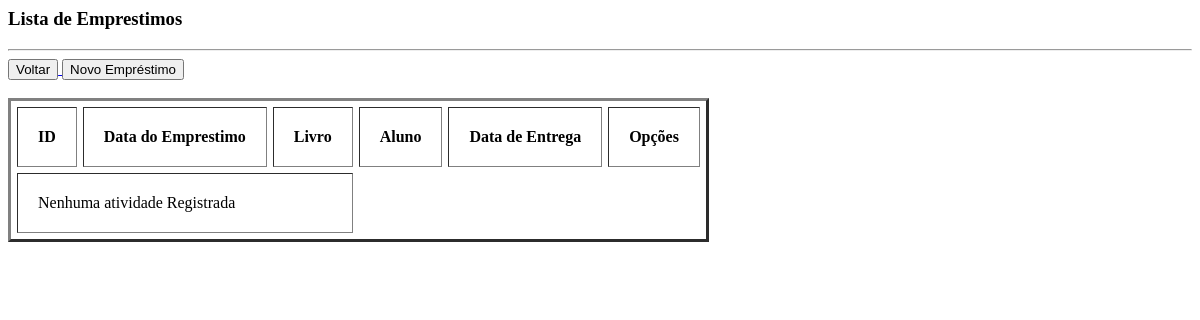
The app's page /emprestimo/listar-emprestimos/ (signed in), older data.
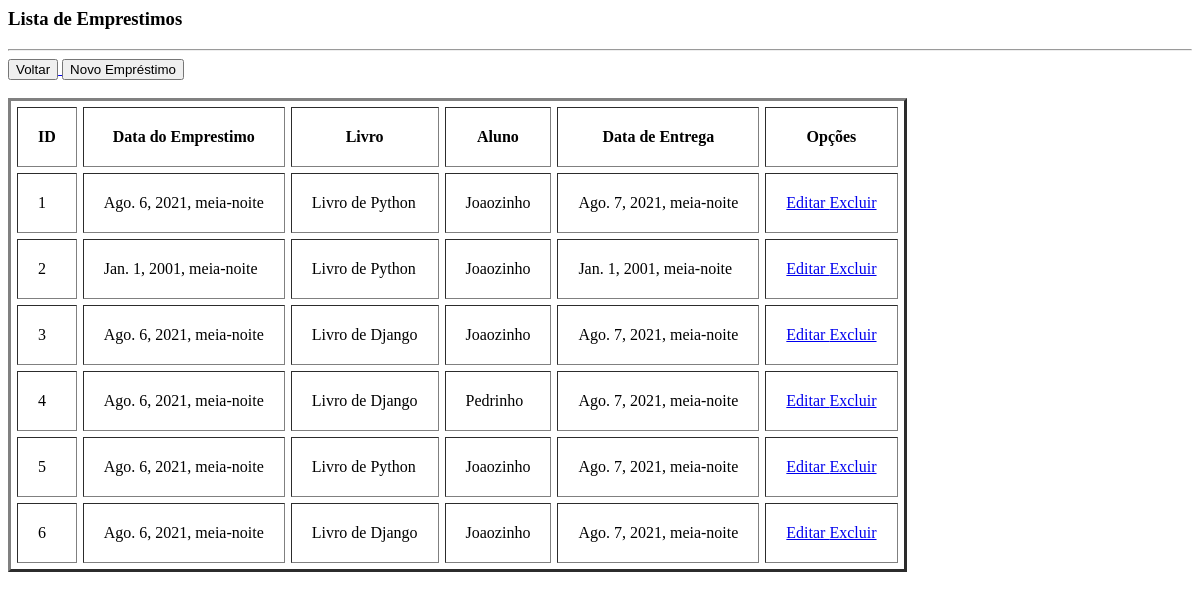
The same page, newer data.
### emprestimo/models.py (models this page shows, shortened)
class Emprestimo(models.Model):
    data_entrega = models.DateTimeField(verbose_name="Data de Entrega")
    data_criacao = models.DateTimeField(null=True)
    livro = models.ForeignKey(Livro, on_delete=models.PROTECT, related_name="livro")
    aluno = models.ForeignKey(Aluno, on_delete=models.PROTECT, related_name="aluno")
    class Meta:
        db_table = "emprestimo"

### biblioteca/models.py (models this page shows, shortened)
class Livro(models.Model):
    titulo = models.CharField(max_length=255)
    slug = models.SlugField(max_length=255, unique=True)
    autor = models.ForeignKey(Autor, on_delete=models.CASCADE)
    resumo = models.TextField()
    criado = models.DateTimeField(auto_now_add=True, null=True)
    atualizado = models.DateTimeField(auto_now_add=True, null=True)
    isbn = models.CharField(max_length=13, null=True)
    class Meta:
        db_table = "livro"
    def __str__(self) -> str:
        return self.titulo

### aluno/models.py (models this page shows)
class Aluno(models.Model):
    id = models.AutoField(primary_key=True)
    nome = models.CharField(max_length=255)
    cadastro = models.CharField(max_length=255)
    def __str__(self) -> str:
        return self.nome

### emprestimo/views.py (the view)
class EmprestimoList(LoginRequiredMixin, ListView):
    login_url = reverse_lazy("login")
    model = Emprestimo
    template_name = "listar-emprestimos.html"

### emprestimo/templates/listar-emprestimos.html
<h3>Lista de Emprestimos</h3>
<hr>
<div class="table-responsive">
 <a href="/biblioteca/">
    <button type="submit" class="btn btn-danger"> Voltar</button>
    </a>
    <a href='cadastrar-emprestimo/'>
<button type="submit" class="btn btn-danger">Novo Empréstimo</button>
</a>
    <br></br>
<table class="table table-striped" CELLPADDING=20 CELLSPACING=6 border="3">
    <tr>
        <th>ID</th>
        <th>Data do Emprestimo</th>
        <th>Livro</th>
        <th>Aluno</th>
        <th>Data de Entrega</th>
        <th>Opções</th>
    </tr>
{% for atividade in object_list %}
<tr>
    <td>{{ atividade.pk }}</td>
    <td>{{ atividade.data_criacao }}</td>
    <td>{{ atividade.livro }}</td>
    <td>{{ atividade.aluno }}</td>
    <td>{{ atividade.data_entrega }}</td>
     <td>
         <a href="#" title="Editar">Editar </a>
         <a href="#" title="Excluir"> Excluir</a>
     </td>
</tr>
{% empty %}
<tr>
<td colspan="3">
    Nenhuma atividade Registrada
</td>
</tr>
{% endfor %}
</table>
    </div>

Row changes from the older to the newer data that the page shows:
added Emprestimo: pk "1", data_criacao "Ago. 6, 2021, meia-noite", livro "Livro de Python", aluno "Joaozinho", data_entrega "Ago. 7, 2021, meia-noite"
added Emprestimo: pk "2", data_criacao "Jan. 1, 2001, meia-noite", livro "Livro de Python", aluno "Joaozinho", data_entrega "Jan. 1, 2001, meia-noite"
added Emprestimo: pk "3", data_criacao "Ago. 6, 2021, meia-noite", livro "Livro de Django", aluno "Joaozinho", data_entrega "Ago. 7, 2021, meia-noite"
added Emprestimo: pk "4", data_criacao "Ago. 6, 2021, meia-noite", livro "Livro de Django", aluno "Pedrinho", data_entrega "Ago. 7, 2021, meia-noite"
added Emprestimo: pk "5", data_criacao "Ago. 6, 2021, meia-noite", livro "Livro de Python", aluno "Joaozinho", data_entrega "Ago. 7, 2021, meia-noite"
added Emprestimo: pk "6", data_criacao "Ago. 6, 2021, meia-noite", livro "Livro de Django", aluno "Joaozinho", data_entrega "Ago. 7, 2021, meia-noite"
Text that changed along with them:
text no longer shown: "Nenhuma atividade Registrada"
